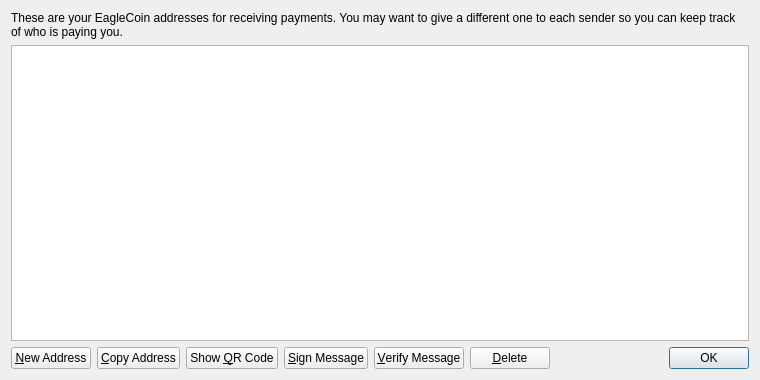
<?xml version="1.0" encoding="UTF-8"?>
<ui version="4.0">
 <class>AddressBookPage</class>
 <widget class="QWidget" name="AddressBookPage">
  <property name="geometry">
   <rect>
    <x>0</x>
    <y>0</y>
    <width>760</width>
    <height>380</height>
   </rect>
  </property>
  <property name="windowTitle">
   <string>Address Book</string>
  </property>
  <layout class="QVBoxLayout" name="verticalLayout">
   <item>
    <widget class="QLabel" name="labelExplanation">
     <property name="text">
      <string>These are your EagleCoin addresses for receiving payments. You may want to give a different one to each sender so you can keep track of who is paying you.</string>
     </property>
     <property name="textFormat">
      <enum>Qt::PlainText</enum>
     </property>
     <property name="wordWrap">
      <bool>true</bool>
     </property>
    </widget>
   </item>
   <item>
    <widget class="QTableView" name="tableView">
     <property name="contextMenuPolicy">
      <enum>Qt::CustomContextMenu</enum>
     </property>
     <property name="toolTip">
      <string>Double-click to edit address or label</string>
     </property>
     <property name="tabKeyNavigation">
      <bool>false</bool>
     </property>
     <property name="alternatingRowColors">
      <bool>true</bool>
     </property>
     <property name="selectionMode">
      <enum>QAbstractItemView::SingleSelection</enum>
     </property>
     <property name="selectionBehavior">
      <enum>QAbstractItemView::SelectRows</enum>
     </property>
     <property name="sortingEnabled">
      <bool>true</bool>
     </property>
     <attribute name="verticalHeaderVisible">
      <bool>false</bool>
     </attribute>
    </widget>
   </item>
   <item>
    <layout class="QHBoxLayout" name="horizontalLayout">
     <item>
      <widget class="QPushButton" name="newAddressButton">
       <property name="toolTip">
        <string>Create a new address</string>
       </property>
       <property name="text">
        <string>&amp;New Address</string>
       </property>
       <property name="icon">
        <iconset resource="../bitcoin.qrc">
         <normaloff>:/icons/add</normaloff>:/icons/add</iconset>
       </property>
      </widget>
     </item>
     <item>
      <widget class="QPushButton" name="copyToClipboard">
       <property name="toolTip">
        <string>Copy the currently selected address to the system clipboard</string>
       </property>
       <property name="text">
        <string>&amp;Copy Address</string>
       </property>
       <property name="icon">
        <iconset resource="../bitcoin.qrc">
         <normaloff>:/icons/editcopy</normaloff>:/icons/editcopy</iconset>
       </property>
      </widget>
     </item>
     <item>
      <widget class="QPushButton" name="showQRCode">
       <property name="text">
        <string>Show &amp;QR Code</string>
       </property>
       <property name="icon">
        <iconset resource="../bitcoin.qrc">
         <normaloff>:/icons/qrcode</normaloff>:/icons/qrcode</iconset>
       </property>
      </widget>
     </item>
     <item>
      <widget class="QPushButton" name="signMessage">
       <property name="toolTip">
        <string>Sign a message to prove you own a Bitcoin address</string>
       </property>
       <property name="text">
        <string>&amp;Sign Message</string>
       </property>
       <property name="icon">
        <iconset resource="../bitcoin.qrc">
         <normaloff>:/icons/edit</normaloff>:/icons/edit</iconset>
       </property>
      </widget>
     </item>
     <item>
      <widget class="QPushButton" name="verifyMessage">
       <property name="toolTip">
        <string>Verify a message to ensure it was signed with a specified Bitcoin address</string>
       </property>
       <property name="text">
        <string>&amp;Verify Message</string>
       </property>
       <property name="icon">
        <iconset resource="../bitcoin.qrc">
         <normaloff>:/icons/transaction_0</normaloff>:/icons/transaction_0</iconset>
       </property>
      </widget>
     </item>
     <item>
      <widget class="QPushButton" name="deleteButton">
       <property name="toolTip">
        <string>Delete the currently selected address from the list. Only sending addresses can be deleted.</string>
       </property>
       <property name="text">
        <string>&amp;Delete</string>
       </property>
       <property name="icon">
        <iconset resource="../bitcoin.qrc">
         <normaloff>:/icons/remove</normaloff>:/icons/remove</iconset>
       </property>
      </widget>
     </item>
     <item>
      <spacer name="horizontalSpacer">
       <property name="orientation">
        <enum>Qt::Horizontal</enum>
       </property>
       <property name="sizeHint" stdset="0">
        <size>
         <width>40</width>
         <height>20</height>
        </size>
       </property>
      </spacer>
     </item>
     <item>
      <widget class="QDialogButtonBox" name="buttonBox">
       <property name="sizePolicy">
        <sizepolicy hsizetype="Maximum" vsizetype="Fixed">
         <horstretch>0</horstretch>
         <verstretch>0</verstretch>
        </sizepolicy>
       </property>
       <property name="standardButtons">
        <set>QDialogButtonBox::Ok</set>
       </property>
      </widget>
     </item>
    </layout>
   </item>
  </layout>
 </widget>
 <resources>
  <include location="../bitcoin.qrc"/>
 </resources>
 <connections/>
</ui>
